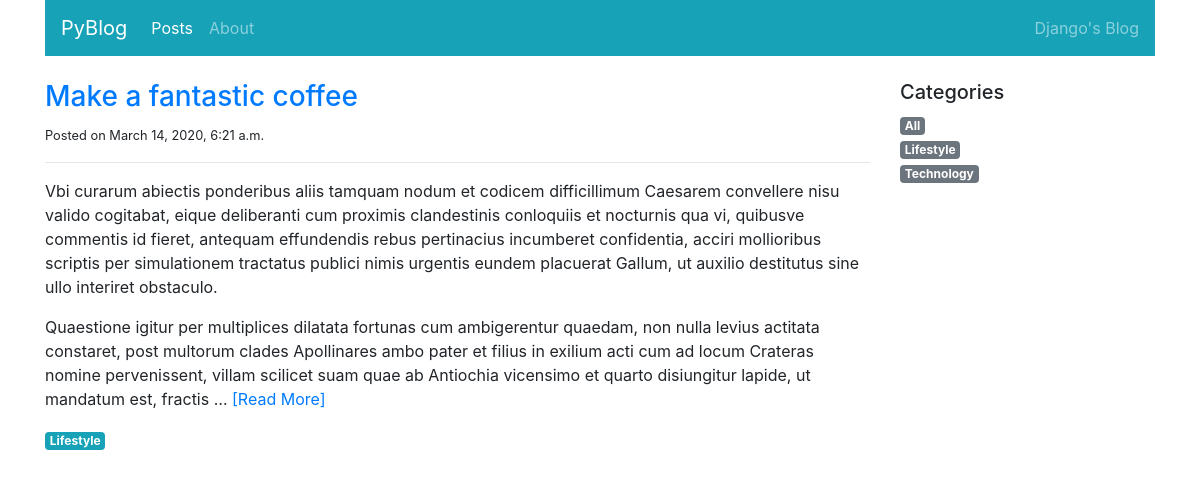
The app's page /blog/posts/Lifestyle/ with its own data.
### blog/models.py (models this page shows, shortened)
class Post(models.Model):
    title = models.CharField(max_length=100)
    category = models.ForeignKey('PostCategory',
                                 null=True,
                                 blank=True,
                                 on_delete=models.DO_NOTHING)
    published = models.BooleanField(default=False)
    text = models.TextField(blank=True)
    created_at = models.DateTimeField(auto_now_add=True)

class PostCategory(models.Model):
    name = models.CharField(max_length=50)
    def slug(self):
        return slugify(self.name)

### blog/views.py (the view)
# urls.py: path('posts/', views.post_list, name='home'),
def post_list(request, category_name=model_helpers.post_category_all.slug()):
    categories = model_helpers.get_categories()
    category, posts = model_helpers.get_category_and_posts(category_name)
    context = {
        'navigation_items': navigation.navigation_items(navigation.NAV_POSTS),
        'category': category,
        'categories': categories,
        'posts': posts,
    }
    return render(request, 'blog/post_list.html', context)

### blog/model_helpers.py (called while the page is built)
def get_category_and_posts(category_name):
    posts = Post.objects.filter(published=True)
    if category_name == post_category_all.slug():
        category = PostCategory(name=category_name)
    else:
        try:
            category = PostCategory.objects.get(name__iexact=category_name)
            posts = posts.filter(category=category)
        except PostCategory.DoesNotExist:
            category = PostCategory(name=category_name)
            posts = Post.objects.none()
    posts = posts.order_by('-created_at')
    return category, posts

def get_categories():
    categories = list(PostCategory.objects.all().order_by('name'))
    categories.insert(0, post_category_all)
    return categories

### blog/navigation.py (called while the page is built)
def navigation_items(selected_item):
    items = []
    for name, url in NAV_ITEMS:
        items.append({
            'name': name,
            'url': url,
            'active': True if selected_item == name else False
        })
    return items

### blog/templates/blog/post_list.html (shortened to what this page needs)
{% extends 'base.html' %}
{% block content %}
<div class="col-sm-9">
    {% for post in posts %}
    <div class="mb-4">
        <h3><a href="{% url 'post-detail' post.pk %}">{{ post.title }}</a></h3>
        <small>Posted on {{ post.created_at }}</small>
        <hr>
        <p class="text-muted">
            {{ post.text|linebreaks|safe|truncatewords:100 }}
            <a href="{% url 'post-detail' post.pk %}">[Read More]</a>
        </p>
        <a href="{% url 'post-list' post.category.slug %}"
           class="badge badge-info">{{ post.category.name|capfirst }}</a>
    </div>
    {% endfor %}
</div>
<div class="col-sm-3">
    <h5>Categories</h5>
    <ul class="list-unstyled">
        {% for cat in categories %}
        <li>
            <a href="{% url 'post-list' cat.slug %}"
               class="badge badge-secondary">{{ cat.name|capfirst }}</a>
        </li>
        {% endfor %}
    </ul>
</div>
{% endblock content %}

### records on screen
Post: title "Make a fantastic coffee", created_at "March 14, 2020, 6:21 a.m.", text "Vbi curarum abiectis ponderibus aliis tamquam nodum et codicem difficillimum Caesarem convellere nisu valido cogitabat, eique deliberanti cum proximis clandestinis conloquiis et nocturnis qua vi, quibusve commentis id fieret, antequam effundendis rebus pertinacius incumberet confidentia, acciri mollioribus scriptis per simulationem tractatus publici nimis urgentis eundem placuerat Gallum, ut auxilio destitutus sine ullo interiret obstaculo. Quaestione igitur per multiplices dilatata fortunas cum ambigerentur quaedam, non nulla levius actitata constaret, post multorum clades Apollinares ambo pater et filius in exilium acti cum ad locum Crateras nomine pervenissent, villam scilicet suam quae…", category.name "Lifestyle"
PostCategory: name "Lifestyle"
PostCategory: name "Technology"

### other values on screen
{{ item.name }} "Posts" "About"
{{ cat.name|capfirst }} "All"
